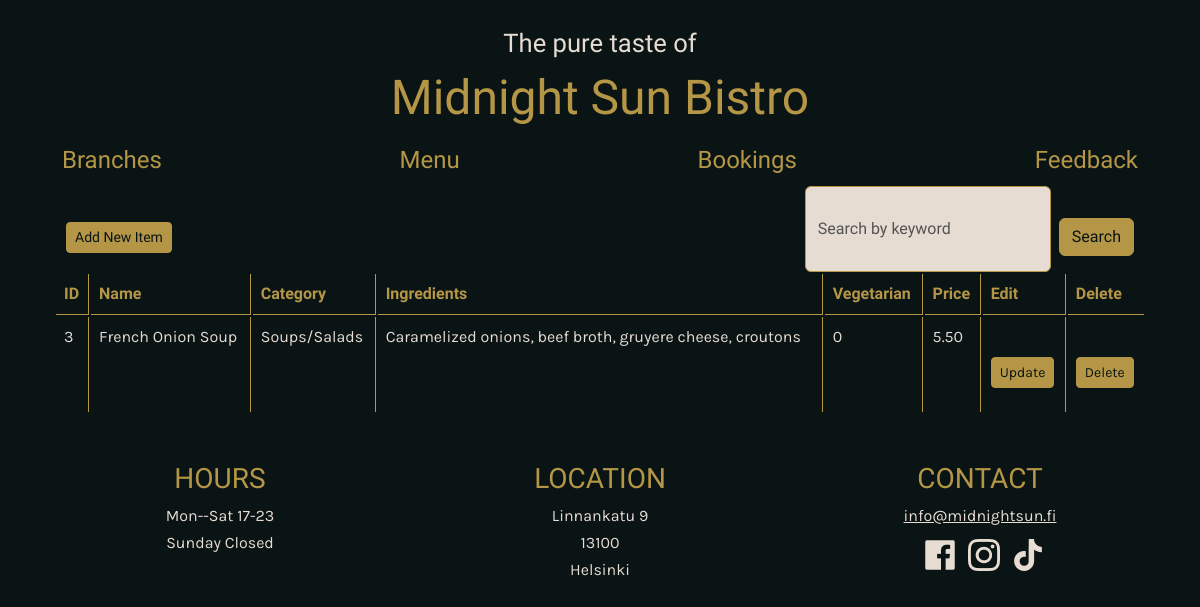
The app's page /feature10_menu_admin.php?keyword=French Onion Soup with its own data.
### tables this page shows
CREATE TABLE IF NOT EXISTS `xingxing_menuItems` (
    `item_id` INT NOT NULL AUTO_INCREMENT , 
    `item_name` VARCHAR(100) NOT NULL , 
    `category` VARCHAR(50) NOT NULL , 
    `ingredients` TEXT NULL , 
    `vegetarian` BOOLEAN NULL , 
    `price` DECIMAL(8, 2) NOT NULL , 
    PRIMARY KEY (`item_id`));

### feature10_menu_admin.php (the view, shortened to what this page needs)
<?php
include_once 'layout/header.php';
include 'db_wxx.php';
$sql = "select * from xingxing_menuItems";
$result = $conn->query($sql);?>
<div class="container">
    <nav class="navbar" id="menu manage">
    <div class="container-fluid">
        <a href="menu_admin_create.php" class="btn btn-secondary btn-sm" role="button">Add New Item</a>
        <form method="get" action="<?php echo htmlspecialchars($_SERVER["PHP_SELF"]); ?>" class="d-flex" role="search">
        <input class="form-control me-2 " type="search" placeholder="Search by keyword" name="keyword" aria-label="Search">
        <button class="btn btn-outline-success" type="submit">Search</button>
        </form>
    </div>
    </nav>
<?php
if (isset($_GET['keyword'])) {
    $keyword = $_GET['keyword'];
    $sql = "SELECT * FROM xingxing_menuItems WHERE item_name LIKE '%$keyword%' OR category LIKE '%$keyword%' OR ingredients LIKE '%$keyword%'";
} else {
    $sql = "SELECT * FROM xingxing_menuItems";
}
$result = $conn->query($sql);
?>
    <table class="table table-responsive" id="admin-menu-table">
    <tr>
    <th>ID</th>
    <th>Name</th>
    <th>Category</th>
    <th>Ingredients</th>
    <th>Vegetarian</th>
    <th>Price</th>
    <th>Edit</th>
    <th>Delete</th>
    </tr>
    <?php
    if($result ->num_rows > 0) {
        while($row = $result ->fetch_assoc()){
    ?>
    <tr>
    <td><?php echo $row["item_id"]; ?></td>
    <td><?php echo $row["item_name"]; ?></td>
    <td><?php echo $row["category"]; ?></td>
    <td><?php echo $row["ingredients"]; ?></td>
    <td><?php echo $row["vegetarian"]; ?></td>
    <td><?php echo $row["price"]; ?></td>
    <td><a href="menu_admin_update.php?item_id=<?php echo $row['item_id']; ?>" class="btn btn-secondary btn-sm" role="button">Update</a></td>
    <td><a data-item-id="<?php echo $row['item_id']; ?>" class="btn btn-outline-secondary btn-sm delete-btn" role="button">Delete</a></td>
    </tr>
    <?php
    }
    }
    else
    {
        echo "no results";
    }
    ?>
    </table>
</div>
<?php include 'layout/footer.php' ?>

### layout/css/site.css (style rules this page uses)
body { background-color: #0A1414; font-family: 'Karla', sans-serif; font-size: 1rem; color: #E6DCD2; padding-top: 1.5rem; padding-bottom: 1.5rem; }
h1, h2, h3, h4, h5, h6, tr, th { font-family: 'Markazi Text', serif !important; color: #B49646 !important; }
td { font-family: 'Karla', sans-serif !important; color: #E6DCD2 !important; }
th, td { background-color: #0A1414 !important; }
nav { padding: 0 !important; font-family: 'Markazi Text', serif; }
.btn { background-color: #B49646; border-color: #B49646; color: #0A1414 !important; margin-top: 2rem; margin-bottom: 1rem; }
.form-control { background: #E6DCD2; border-color: #B49646; }
.table { border-collapse: separate; }
.table th, .table td { border-right: 1px solid #B49646; }
.table th:first-child, .table td:first-child { border-left: none; }
.table tr { border-bottom: 1px solid #B49646; }
.table th:last-child, .table td:last-child { border-right: none; }
.table tr:last-child td { border-bottom: none; }

### records on screen
xingxing_menuitems: item_id "3", item_name "French Onion Soup", category "Soups/Salads", ingredients "Caramelized onions, beef broth, gruyere cheese, croutons", vegetarian "0", price "5.50"

### other values on screen
$link["name"] "Branches"
$link["name"] "Menu"
$link["name"] "Bookings"
$link["name"] "Feedback"
